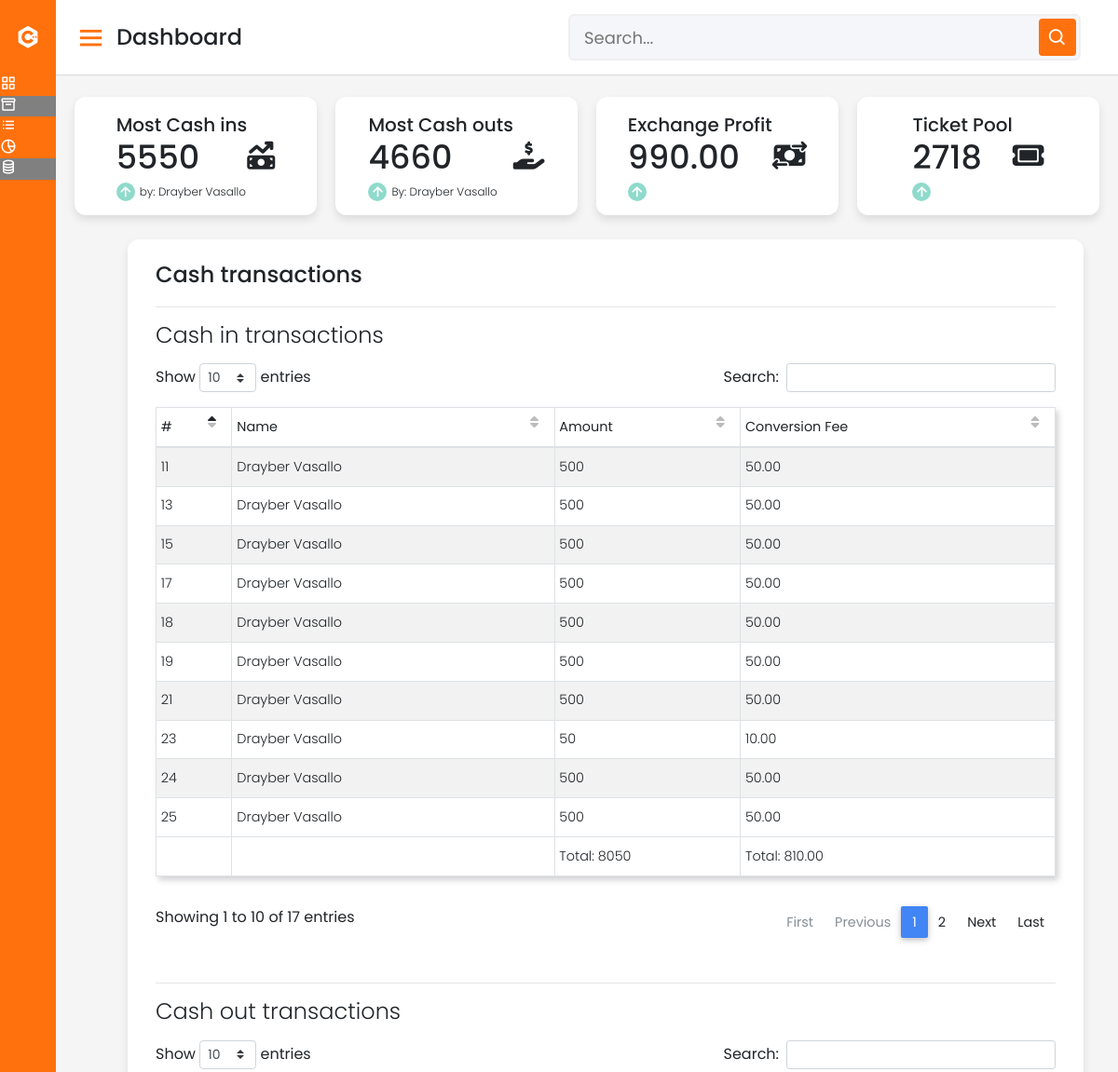
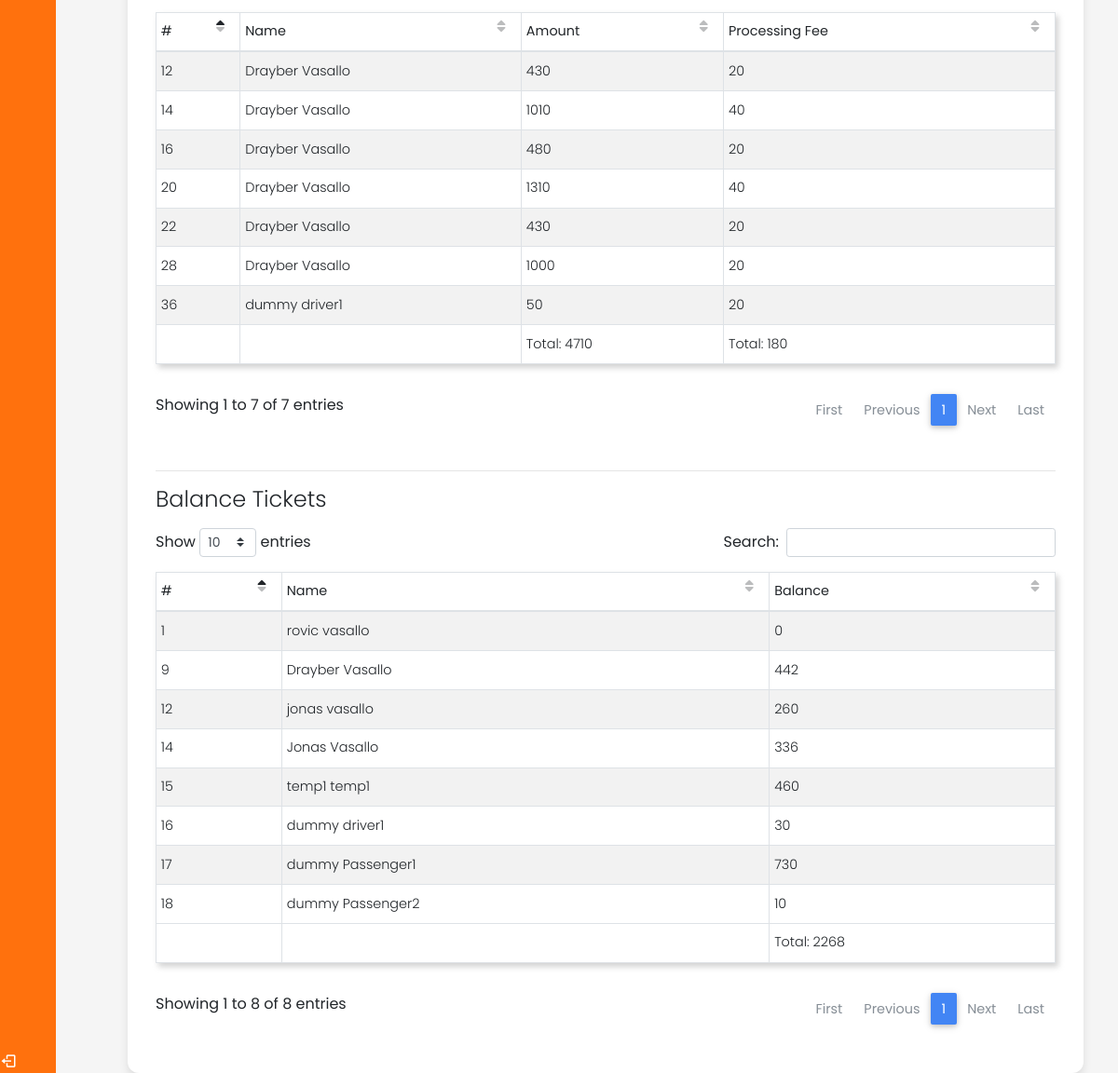
The page /admintest/report.php (signed in) on the database its author committed (2 pictures, top to bottom).
### tables this page shows
CREATE TABLE `cashtransaction` (
  `idCashTransac` int(11) NOT NULL,
  `transac_type` varchar(45) DEFAULT NULL,
  `transac_date` timestamp NOT NULL DEFAULT current_timestamp(),
  `transac_amount` double DEFAULT NULL,
  `process_fee` int(11) NOT NULL,
  `convert_fee` double(16,2) NOT NULL,
  `gcash_ref` char(8) NOT NULL,
  `gcash_no` char(11) NOT NULL,
  `transac_bal` int(11) NOT NULL,
  `transac_status` varchar(45) NOT NULL,
  `Users_idUsers` int(11) DEFAULT NULL
);

CREATE TABLE `users` (
  `uID` int(11) NOT NULL,
  `fname` varchar(50) DEFAULT NULL,
  `mname` varchar(50) DEFAULT NULL,
  `lname` varchar(50) DEFAULT NULL,
  `uPhone` char(13) DEFAULT NULL,
  `birthday` date NOT NULL,
  `street` varchar(50) NOT NULL,
  `brgy` varchar(50) NOT NULL,
  `city` varchar(50) NOT NULL,
  `prov` varchar(50) NOT NULL,
  `uEmail` varchar(255) DEFAULT NULL,
  `uPswd` varchar(255) DEFAULT NULL,
  `uType` varchar(50) DEFAULT NULL,
  `ticket_bal` int(11) NOT NULL,
  `lic_no` char(13) DEFAULT NULL,
  `applicant` tinyint(4) NOT NULL DEFAULT 0,
  `user_status` varchar(50) NOT NULL,
  `alert` tinyint(1) NOT NULL DEFAULT 0,
  `prof_path` varchar(255) NOT NULL DEFAULT 'default.jpg'
);

### admintest/report.php (the view, shortened to what this page needs)
<?php
require '../dbcon.php';
?>
<!DOCTYPE html>
<html lang="en" dir="ltr">
  <head>
    <link rel="stylesheet" href="style.css">
    <link href='https://unpkg.com/boxicons@2.0.7/css/boxicons.min.css' rel='stylesheet'>
      <link rel="stylesheet" href="https://use.fontawesome.com/releases/v5.11.2/css/all.css">
      <link rel="stylesheet" href="../plugins/css/bootstrap.min.css">
      <link rel="stylesheet" href="../plugins/css/mdb.min.css">
      <link rel="stylesheet" href="../plugins/css/addons/datatables.min.css">
      <link rel="stylesheet" href="../plugins/css/style.css">
   </head>
<body>
  <div class="sidebar">
    <div class="logo-details">
      <i class='bx bxl-c-plus-plus'></i>
      <span class="logo_name">Carpool</span>
    </div>
      <ul class="nav-links">
        <li>
          <a href="adminPanel.php">
            <i class='bx bx-grid-alt' ></i>
            <span class="links_name">Dashboard</span>
          </a>
        </li>
        <li>
          <a href="report.php" class="active">
            <i class='bx bx-box' ></i>
            <span class="links_name">Exchange</span>
          </a>
        </li>
        <li>
          <a href="usermasterlist.php">
            <i class='bx bx-list-ul' ></i>
            <span class="links_name">User list</span>
          </a>
        </li>
        <li>
          <a href="analytics.php">
            <i class='bx bx-pie-chart-alt-2' ></i>
            <span class="links_name">User Analytics</span>
          </a>
        </li>
        <li>
          <a href="trips.php" class="active">
            <i class='bx bx-coin-stack' ></i>
            <span class="links_name">Trips List</span>
          </a>
        </li>
        <li class="log_out">
          <a href="../login.php">
            <i class='bx bx-log-out'></i>
            <span class="links_name">Log out</span>
          </a>
        </li>
      </ul>
  </div>
  <section class="home-section">
    <nav>
      <div class="sidebar-button">
        <i class='bx bx-menu sidebarBtn'></i>
        <span class="dashboard">Dashboard</span>
      </div>
      <div class="search-box">
        <input type="text" placeholder="Search...">
        <i class='bx bx-search' ></i>
      </div>
    </nav>
    <div class="home-content">
      <div class="overview-boxes">
        <div class="box">
          <div class="right-side">
            <div class="box-topic">Most Cash ins</div>
            <?php
              $sql = "SELECT COUNT(cashtransaction.idCashTransac) AS count, CONCAT(users.fname ,' ',users.lname) AS name, transac_type, SUM(cashtransaction.transac_amount) AS count2, convert_fee FROM cashtransaction JOIN users ON users.uID = cashtransaction.Users_idUsers WHERE transac_status = 'complete' AND transac_type = 'Cash In' GROUP BY cashtransaction.Users_idUsers ORDER BY count2 DESC LIMIT 1;";
              $result = mysqli_query($con, $sql);
              $row = mysqli_fetch_assoc($result);
            ?>
            <div class="number"><?=$row['count2']?></div>
            <div class="indicator">
              <i class='bx bx-up-arrow-alt'></i>
              <span class="text">by: <?=$row['name']?></span>
            </div>
          </div>
          <i class="fa-solid fa-money-bill-trend-up"></i>
        </div>
        <div class="box">
          <div class="right-side">
            <div class="box-topic">Most Cash outs</div>
            <?php
              $sql = "SELECT COUNT(cashtransaction.idCashTransac) AS count,
              CONCAT(users.fname ,' ',users.lname) AS name,
              transac_type,
              SUM(cashtransaction.transac_amount) AS count2,
              convert_fee
              FROM cashtransaction
              JOIN users ON users.uID = cashtransaction.Users_idUsers
              WHERE transac_status = 'complete'
              AND transac_type = 'Cash Out'
              GROUP BY cashtransaction.Users_idUsers;";
              $result = mysqli_query($con, $sql);
              $row = mysqli_fetch_assoc($result);
            ?>
            <div class="number"><?=$row['count2']?></div>
            <div class="indicator">
              <i class='bx bx-up-arrow-alt'></i>
              <span class="text">By: <?=$row['name']?></span>
            </div>
          </div>
          <i class="fa-solid fa-hand-holding-dollar"></i>
        </div>
        <div class="box">
          <div class="right-side">
            <div class="box-topic">Exchange Profit</div>
            <?php
              $sql = "SELECT SUM(convert_fee) + SUM(process_fee) AS sum2 FROM cashtransaction WHERE transac_status = 'complete'";
              $result = mysqli_query($con, $sql);
              $row = mysqli_fetch_assoc($result);
            ?>
            <div class="number"><?=$row['sum2']?></div>
            <div class="indicator">
              <i class='bx bx-up-arrow-alt'></i>
            </div>
          </div>
          <i class="fa-solid fa-money-bill-transfer"></i>
        </div>
        <div class="box">
          <div class="right-side">
            <div class="box-topic">Ticket Pool</div>
            <?php
              $sql = "SELECT SUM(ticket_bal) AS sum FROM users";
              $result = mysqli_query($con, $sql);
              $row = mysqli_fetch_assoc($result);
            ?>
            <div class="number"><?=$row['sum']?></div>
            <div class="indicator">
              <i class='bx bx-up-arrow-alt'></i>
            </div>
          </div>
          <i class="fa-solid fa-ticket"></i>
        </div>
      </div>
        <div class="report-wrapper">
        <div class="sales-boxes three3">
          <div class="top-sales box">
            <div class="title">Cash transactions</div>
            <hr>
            <div class="cars">
              <h4>Cash in transactions</h4>
              <table id="dtBasicExample3" class="table table-striped table-bordered table-sm" cellspacing="0" width="100%">
                <thead class="">
                  <tr>
                    <th>#</th>
                    <th>Name</th>
                    <th>Amount</th>
                    <th>Conversion Fee</th>
                  </tr>
                </thead>
                <tbody>
                  <tr>
                    <?php
                    $sql = "SELECT cashtransaction.idCashTransac, users.fname, users.mname, users.lname, cashtransaction.transac_amount, cashtransaction.convert_fee FROM cashtransaction JOIN users ON cashtransaction.Users_idUsers = users.uID WHERE cashtransaction.transac_status = 'Complete' AND cashtransaction.transac_type='Cash In';";
                    $sqlTotal = "SELECT SUM(transac_amount) AS total1, SUM(convert_fee) AS total2 FROM cashtransaction WHERE transac_type='Cash In' AND transac_status='Complete';";
                    $resultTotal = mysqli_query($con, $sqlTotal);
                    $rowTotal = mysqli_fetch_assoc($resultTotal);
                    $result = mysqli_query($con, $sql);
                    while($row = mysqli_fetch_assoc($result)):
                    ?>
                    <td><?=$row['idCashTransac']?></td>
                    <td><?php echo $row['fname'].' '. $row['lname'];?></td>
                    <td><?=$row['transac_amount']?></td>
                    <td><?=$row['convert_fee']?></td>
                    </tr>
                  <?php endwhile; ?>
                </tbody>
                <tfoot>
                  <tr>
                    <td></td>
                    <td></td>
                    <td>Total: <?=$rowTotal['total1']?></td>
                    <td>Total: <?=$rowTotal['total2']?></td>
                  </tr>
                </tfoot>
              </table>
            </div>
            <hr>
            <div class="cars">
              <h4>Cash out transactions</h4>
              <table id="dtBasicExample4" class="table table-striped table-bordered table-sm" cellspacing="0" width="100%">
                <thead class="">
                  <tr>
                    <th>#</th>
                    <th>Name</th>
                    <th>Amount</th>
                    <th>Processing Fee</th>
                  </tr>
                </thead>
                <tbody>
                  <tr>
                    <?php
                    $sql = "SELECT cashtransaction.idCashTransac, users.fname, users.mname, users.lname, cashtransaction.transac_amount, cashtransaction.process_fee FROM cashtransaction JOIN users ON cashtransaction.Users_idUsers = users.uID WHERE cashtransaction.transac_status = 'Complete' AND cashtransaction.transac_type='Cash Out';";
                    $sqlTotal = "SELECT SUM(transac_amount) AS total1, SUM(process_fee) AS total2 FROM cashtransaction WHERE transac_type='Cash Out' AND transac_status='Complete';";
                    $resultTotal = mysqli_query($con, $sqlTotal);
                    $rowTotal = mysqli_fetch_assoc($resultTotal);
                    $result = mysqli_query($con, $sql);
                    while($row = mysqli_fetch_assoc($result)):
                    ?>
                    <td><?=$row['idCashTransac']?></td>
                    <td><?php echo $row['fname'].' '. $row['lname'];?></td>
                    <td><?=$row['transac_amount']?></td>
                    <td><?=$row['process_fee']?></td>
                    </tr>
                  <?php endwhile; ?>
                </tbody>
                <tfoot>
                  <tr>
                    <td></td>
                    <td></td>
                    <td>Total: <?=$rowTotal['total1']?></td>
                    <td>Total: <?=$rowTotal['total2']?></td>
                  </tr>
                </tfoot>
              </table>
            </div>
            <hr>
            <div class="cars">
              <h4>Balance Tickets</h4>
              <table id="dtBasicExample5" class="table table-striped table-bordered table-sm" cellspacing="0" width="100%">
                <thead class="">
                  <tr>
                    <th>#</th>
                    <th>Name</th>
                    <th>Balance</th>
                  </tr>
                </thead>
                <tbody>
                  <tr>
                    <?php
                    $sql = "SELECT uID, fname, mname, lname, ticket_bal FROM users WHERE uType='Passenger' OR uType='Driver';";
                    $sqlTotal = "SELECT SUM(ticket_bal) AS total FROM users WHERE uType='Passenger' OR uType='Driver';";
                    $resultTotal = mysqli_query($con, $sqlTotal);
                    $rowTotal = mysqli_fetch_assoc($resultTotal);
                    $result = mysqli_query($con, $sql);
                    while($row = mysqli_fetch_assoc($result)):
                    ?>
                    <td><?=$row['uID']?></td>
                    <td><?php echo $row['fname'].' '. $row['lname'];?></td>
                    <td><?=$row['ticket_bal']?></td>
                    </tr>
                  <?php endwhile; ?>
                </tbody>
                <tfoot>
                  <tr>
                    <td></td>
                    <td></td>
                    <td>Total: <?=$rowTotal['total']?></td>
                  </tr>
                </tfoot>
              </table>
              </div>
            </div>
          </div>
        </div>
      </div>
  </section>
</body>
</html>

### admintest/style.css (style rules this page uses)
* { margin: 0; padding: 0; box-sizing: border-box; font-family: 'Poppins', sans-serif; }
.sidebar { position: fixed; height: 100%; width: 240px; background: #ff710d; transition: all 0.5s ease; }
.sidebar .logo-details { height: 80px; display: flex; align-items: center; }
.sidebar .logo-details i { font-size: 28px; color: #fff; min-width: 60px; text-align: center; }
.sidebar .logo-details .logo_name { color: #fff; font-size: 24px; font-weight: 500; }
.sidebar .nav-links li { position: relative; list-style: none; }
.sidebar .nav-links li a { height: 100%; width: 100%; display: flex; align-items: left; text-decoration: none; transition: all 0.4s ease; }
.sidebar .nav-links li a.active { background: gray; }
.sidebar .nav-links li i { min-width: 60px; text-align: left; font-size: 18px; color: #fff; }
.sidebar .nav-links li a .links_name { color: #fff; font-size: 15px; font-weight: 400; white-space: nowrap; }
.sidebar .nav-links .log_out { position: absolute; bottom: 0; width: 100%; }
.home-section { position: relative; background: #f5f5f5; min-height: 100vh; width: calc(100% - 240px); left: 240px; transition: all 0.5s ease; }
.home-section nav { display: flex; justify-content: space-between; height: 80px; background: #fff; display: flex; align-items: center; position: fixed; width: calc(100% - 240px); left: 240px; z-index: 100; padding: 0 20px; box-shadow: 0 1px 1px rgba(0, 0, 0, 0.1); transition: all 0.5s ease; }
.home-section nav .sidebar-button { display: flex; align-items: center; font-size: 24px; font-weight: 500; }
nav .sidebar-button i { font-size: 35px; margin-right: 10px; }
.home-section nav .search-box { position: relative; height: 50px; max-width: 550px; width: 100%; margin: 0 20px; }
nav .search-box input { height: 100%; width: 100%; outline: none; background: #F5F6FA; border: 2px solid #EFEEF1; border-radius: 6px; font-size: 18px; padding: 0 15px; }
nav .search-box .bx-search { position: absolute; height: 40px; width: 40px; background: #ff710d; right: 5px; top: 50%; transform: translateY(-50%); border-radius: 4px; line-height: 40px; text-align: center; color: #fff; font-size: 22px; transition: all 0.4 ease; }
.home-section .home-content { position: relative; padding-top: 104px; }
.home-content .overview-boxes { display: flex; align-items: center; justify-content: space-between; flex-wrap: wrap; padding: 0 20px; margin-bottom: 26px; }
.overview-boxes .box { display: flex; align-items: center; justify-content: center; width: calc(100% / 4 - 15px); background: #fff; padding: 15px 14px; border-radius: 12px; box-shadow: 0 5px 10px rgba(0,0,0,0.1); }
.overview-boxes .box-topic { font-size: 20px; font-weight: 500; }
.home-content .box .number { display: inline-block; font-size: 35px; margin-top: -6px; font-weight: 500; }
.home-content .box .indicator { display: flex; align-items: center; }
.home-content .box .indicator i { height: 20px; width: 20px; background: #8FDACB; line-height: 20px; text-align: center; border-radius: 50%; color: #fff; font-size: 20px; margin-right: 5px; }
.home-content .box .indicator .text { font-size: 12px; }
.sales-boxes .box .title { font-size: 24px; font-weight: 500; }
.home-content .sales-boxes .top-sales { width: 100%; min-height: 650px; max-height: 100%; background: #fff; padding: 20px 30px; margin: 0 20px 0 20px; border-radius: 12px; box-shadow: 0 5px 10px rgba(0, 0, 0, 0.1); }
@media (max-width: 1240px) { .sidebar { width: 60px; } }
@media (max-width: 1240px) { .home-section { width: calc(100% - 60px); left: 60px; } }
@media (max-width: 1240px) { .home-section nav { width: calc(100% - 60px); left: 60px; } }
.home-content .three3 { flex-grow: 1; height: 0%; max-width: 90%; }
i { font-size: 30px; }
.report-wrapper { display: flex; justify-content: center; }
.bx { color: #ff710d; }
table { box-shadow: 3px 4px 6px 0px rgba(196, 196, 196, 0.75); }

### rows shown on the page
cashtransaction: idCashTransac "11", Users_idUsers.fname "Drayber", Users_idUsers.lname "Vasallo", transac_amount "500", convert_fee "50.00"
cashtransaction: idCashTransac "13", Users_idUsers.fname "Drayber", Users_idUsers.lname "Vasallo", transac_amount "500", convert_fee "50.00"
cashtransaction: idCashTransac "15", Users_idUsers.fname "Drayber", Users_idUsers.lname "Vasallo", transac_amount "500", convert_fee "50.00"
cashtransaction: idCashTransac "17", Users_idUsers.fname "Drayber", Users_idUsers.lname "Vasallo", transac_amount "500", convert_fee "50.00"
cashtransaction: idCashTransac "18", Users_idUsers.fname "Drayber", Users_idUsers.lname "Vasallo", transac_amount "500", convert_fee "50.00"
cashtransaction: idCashTransac "19", Users_idUsers.fname "Drayber", Users_idUsers.lname "Vasallo", transac_amount "500", convert_fee "50.00"
cashtransaction: idCashTransac "21", Users_idUsers.fname "Drayber", Users_idUsers.lname "Vasallo", transac_amount "500", convert_fee "50.00"
cashtransaction: idCashTransac "23", Users_idUsers.fname "Drayber", Users_idUsers.lname "Vasallo", transac_amount "50", convert_fee "10.00"
cashtransaction: idCashTransac "24", Users_idUsers.fname "Drayber", Users_idUsers.lname "Vasallo", transac_amount "500", convert_fee "50.00"
cashtransaction: idCashTransac "25", Users_idUsers.fname "Drayber", Users_idUsers.lname "Vasallo", transac_amount "500", convert_fee "50.00"
cashtransaction: idCashTransac "12", Users_idUsers.fname "Drayber", Users_idUsers.lname "Vasallo", transac_amount "430", process_fee "20"
cashtransaction: idCashTransac "14", Users_idUsers.fname "Drayber", Users_idUsers.lname "Vasallo", transac_amount "1010", process_fee "40"
cashtransaction: idCashTransac "16", Users_idUsers.fname "Drayber", Users_idUsers.lname "Vasallo", transac_amount "480", process_fee "20"
cashtransaction: idCashTransac "20", Users_idUsers.fname "Drayber", Users_idUsers.lname "Vasallo", transac_amount "1310", process_fee "40"
cashtransaction: idCashTransac "22", Users_idUsers.fname "Drayber", Users_idUsers.lname "Vasallo", transac_amount "430", process_fee "20"
cashtransaction: idCashTransac "28", Users_idUsers.fname "Drayber", Users_idUsers.lname "Vasallo", transac_amount "1000", process_fee "20"
cashtransaction: idCashTransac "36", Users_idUsers.fname "dummy", Users_idUsers.lname "driver1", transac_amount "50", process_fee "20"
users: uID "1", fname "rovic", lname "vasallo", ticket_bal "0"
users: uID "9", fname "Drayber", lname "Vasallo", ticket_bal "442"
users: uID "12", fname "jonas", lname "vasallo", ticket_bal "260"
users: uID "14", fname "Jonas", lname "Vasallo", ticket_bal "336"
users: uID "15", fname "temp1", lname "temp1", ticket_bal "460"
users: uID "16", fname "dummy", lname "driver1", ticket_bal "30"
users: uID "17", fname "dummy", lname "Passenger1", ticket_bal "730"
users: uID "18", fname "dummy", lname "Passenger2", ticket_bal "10"

### other values the page prints
$row['count2'] "5550"
$row['name'] "Drayber Vasallo"
$row['count2'] "4660"
$row['sum2'] "990.00"
$row['sum'] "2718"
$rowTotal['total1'] "8050"
$rowTotal['total2'] "810.00"
$rowTotal['total1'] "4710"
$rowTotal['total2'] "180"
$rowTotal['total'] "2268"
